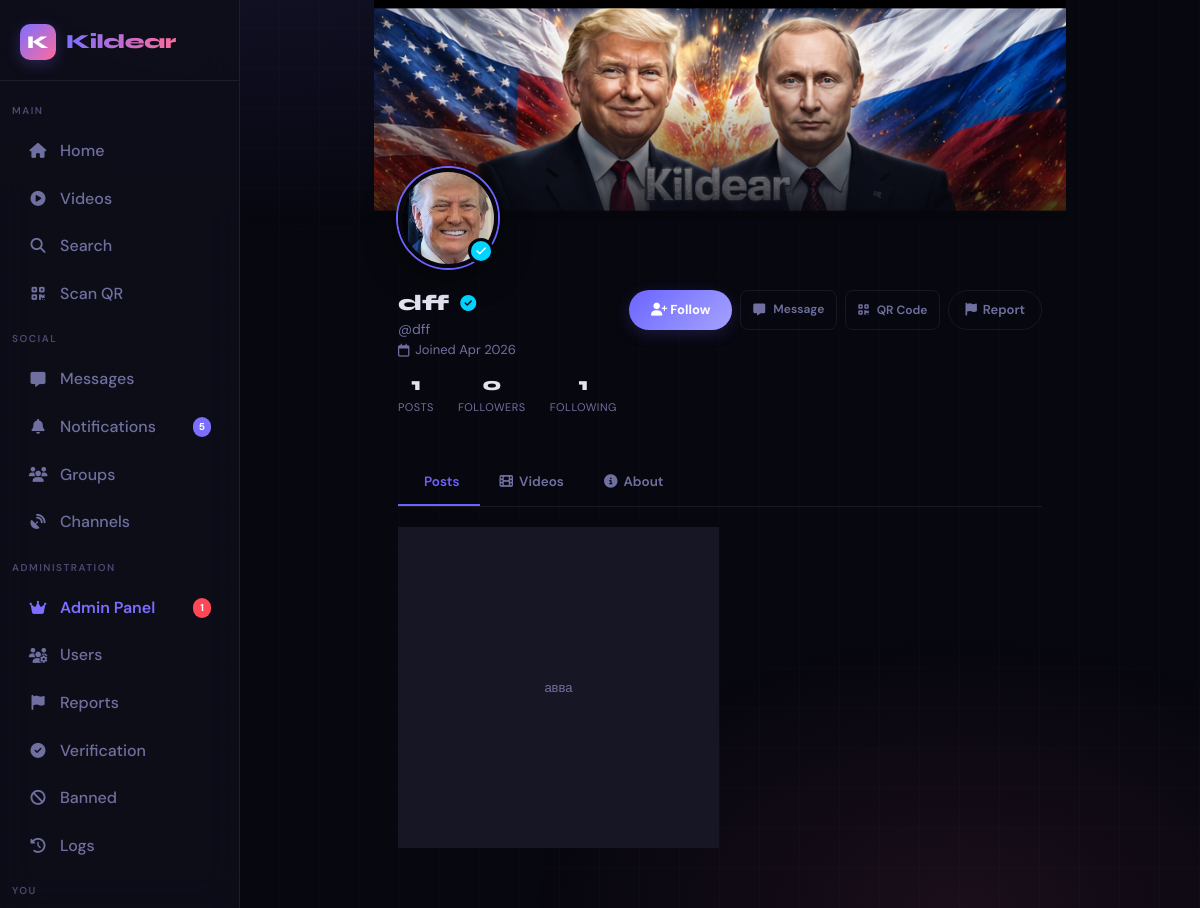
Page /u/dff (signed in) on the committed database.
### app.py (models this page shows, shortened)
class User(UserMixin, db.Model):
    id = db.Column(db.Integer, primary_key=True)
    username = db.Column(db.String(40), unique=True, nullable=False)
    email = db.Column(db.String(120), unique=True, nullable=False)
    password_hash = db.Column(db.String(256), nullable=False)
    display_name = db.Column(db.String(60), default="")
    bio = db.Column(db.String(500), default="")
    preset_avatar = db.Column(db.Integer, default=1)
    preset_cover = db.Column(db.Integer, nullable=True)
    website = db.Column(db.String(200), default="")
    location = db.Column(db.String(100), default="")
    accent_color = db.Column(db.String(7), default="#6c63ff")
    is_private = db.Column(db.Boolean, default=False)
    is_verified = db.Column(db.Boolean, default=False)
    is_banned = db.Column(db.Boolean, default=False)
    is_admin = db.Column(db.Boolean, default=False)
    is_online = db.Column(db.Boolean, default=False)
    last_seen = db.Column(db.DateTime, default=datetime.utcnow)
    created_at = db.Column(db.DateTime, default=datetime.utcnow)
    two_factor_enabled = db.Column(db.Boolean, default=False)
    two_factor_secret = db.Column(db.String(32), nullable=True)
    following = db.relationship(
        "User", secondary=follows,
        primaryjoin=follows.c.follower_id == id,
        secondaryjoin=follows.c.followed_id == id,
        backref=db.backref("followers", lazy="dynamic"),
        lazy="dynamic"
    )
    blocked_users = db.relationship(
        "User", secondary=blocks,
        primaryjoin=blocks.c.blocker_id == id,
        secondaryjoin=blocks.c.blocked_id == id,
        backref=db.backref("blocked_by", lazy="dynamic"),
        lazy="dynamic"
    )
    posts = db.relationship("Post", backref="author", lazy="dynamic", foreign_keys="Post.user_id")
    sent_msgs = db.relationship("Message", backref="sender", lazy="dynamic", foreign_keys="Message.sender_id")
    recv_msgs = db.relationship("Message", backref="receiver", lazy="dynamic", foreign_keys="Message.receiver_id")
    notifications = db.relationship("Notification", backref="recipient", lazy="dynamic",
                                    foreign_keys="Notification.user_id")
    comments = db.relationship("Comment", backref="author", lazy="dynamic")
    owned_groups = db.relationship("Group", backref="owner", lazy="dynamic")
    owned_channels = db.relationship("Channel", backref="owner", lazy="dynamic")
    login_history = db.relationship("LoginHistory", backref="user", lazy="dynamic")
    @property
    def avatar_url(self):
        if self.preset_avatar and self.preset_avatar in PRESET_AVATARS:
            return PRESET_AVATARS[self.preset_avatar]
        return PRESET_AVATARS[1]
    @property
    def cover_url(self):
        if self.preset_cover and self.preset_cover in PRESET_COVERS:
            return PRESET_COVERS[self.preset_cover]
        return None
    def is_following(self, user):
        return self.following.filter(follows.c.followed_id == user.id).count() > 0
    def is_blocked(self, user):
        return self.blocked_users.filter(blocks.c.blocked_id == user.id).count() > 0
    @property
    def follower_count(self):
        return self.followers.count()
    @property
    def following_count(self):
        return self.following.count()
    @property
    def post_count(self):
        return self.posts.count()

class Post(db.Model):
    id = db.Column(db.Integer, primary_key=True)
    user_id = db.Column(db.Integer, db.ForeignKey("user.id"), nullable=False)
    content = db.Column(db.Text, default="")
    media_url = db.Column(db.String(300), default="")
    media_type = db.Column(db.String(20), default="text")
    thumbnail = db.Column(db.String(300), default="")
    created_at = db.Column(db.DateTime, default=datetime.utcnow)
    views = db.Column(db.Integer, default=0)
    liked_by = db.relationship("User", secondary=post_likes, backref="liked_posts", lazy="dynamic")
    comments = db.relationship("Comment", backref="post", lazy="dynamic", cascade="all,delete")
    @property
    def like_count(self):
        return self.liked_by.count()
    @property
    def comment_count(self):
        return self.comments.count()

### app.py (the view)
@app.route("/u/<username>")
@login_required
def profile(username):
    user = User.query.filter(func.lower(User.username) == username.lower()).first_or_404()
    is_blocked = current_user.is_blocked(user) if user.id != current_user.id else False
    page = request.args.get("page", 1, type=int)
    tab = request.args.get("tab", "posts")
    if is_blocked:
        posts = []
        videos = []
    else:
        posts = (user.posts.order_by(Post.created_at.desc())
                 .paginate(page=page, per_page=12, error_out=False))
        videos = (user.posts.filter_by(media_type="video")
                  .order_by(Post.created_at.desc()).limit(12).all())
    is_own = user.id == current_user.id
    is_following = current_user.is_following(user) if not is_own else False
    return render_template("profile.html", user=user, posts=posts,
                           videos=videos, is_own=is_own,
                           is_following=is_following, is_blocked=is_blocked,
                           tab=tab)

### app.py (called while the page is built)
def get_client_ip():
    if request.headers.get('X-Forwarded-For'):
        return request.headers.get('X-Forwarded-For').split(',')[0].strip()
    return request.remote_addr or '0.0.0.0'

@app.before_request
def ddos_shield():
    ip = get_client_ip()
    if ip in _blocked_ips:
        abort(429)
    now = time.time()
    window = [t for t in _req_log[ip] if now - t < 10]
    window.append(now)
    _req_log[ip] = window
    if len(window) > 200:
        _blocked_ips.add(ip)
        app.logger.warning(f"[DDoS] Blocked IP: {ip}")
        abort(429)
    if request.content_length and request.content_length > app.config["MAX_CONTENT_LENGTH"]:
        abort(413)

@login_mgr.user_loader
def load_user(user_id):
    return db.session.get(User, int(user_id))

### templates/profile.html (shortened to what this page needs)
{% extends "base.html" %}
{% block content %}
<div class="profile-page">
  <div class="cover-wrap">
  </div>
  <div class="profile-header">
    <div class="avatar-wrap">
      <img src="{{ user.avatar_url }}" class="profile-avatar" alt="{{ user.username }}"/>
      {% if user.is_verified %}<div class="verified-badge"><i class="fa-solid fa-check"></i></div>{% endif %}
    </div>
    <div class="profile-meta">
      <div class="profile-info">
        <div class="display-name">
          {{ user.display_name or user.username }}
          {% if user.is_verified %}<i class="fa-solid fa-circle-check verified-icon" style="font-size:16px;color:var(--accent)"></i>{% endif %}
        </div>
        <div class="username-handle">@{{ user.username }}</div>
        <div class="profile-detail-row">
          <span><i class="fa-regular fa-calendar"></i> Joined {{ user.created_at.strftime('%b %Y') }}</span>
        </div>
        <div class="profile-stats">
          <div class="stat-item">
            <span class="stat-value">{{ user.post_count }}</span>
            <span class="stat-label">Posts</span>
          </div>
          <div class="stat-item" onclick="showFollowers()">
            <span class="stat-value">{{ user.follower_count }}</span>
            <span class="stat-label">Followers</span>
          </div>
          <div class="stat-item" onclick="showFollowing()">
            <span class="stat-value">{{ user.following_count }}</span>
            <span class="stat-label">Following</span>
          </div>
        </div>
      </div>
      <div class="profile-actions">
        {% if is_own %}
          <a href="{{ url_for('edit_profile') }}" class="btn btn-outline">
            <i class="fa-solid fa-pen"></i> Edit Profile
          </a>
          <button class="btn btn-outline" onclick="showMyQRCode()">
            <i class="fa-solid fa-qrcode"></i> My QR Code
          </button>
        {% else %}
          <div style="display: flex; gap: 8px; flex-wrap: wrap;">
            <button class="btn-follow {% if is_following %}unfollow-state{% else %}follow-state{% endif %}"
                    id="followBtn"
                    onclick="toggleFollow('{{ user.username }}')">
              {% if is_following %}
                <i class="fa-solid fa-user-minus"></i> Unfollow
              {% else %}
                <i class="fa-solid fa-user-plus"></i> Follow
              {% endif %}
            </button>
            <a href="{{ url_for('chat', username=user.username) }}" class="btn btn-outline btn-sm">
              <i class="fa-solid fa-message"></i> Message
            </a>
            <button class="btn btn-outline btn-sm" onclick="showUserQRCode({{ user.id }}, '{{ user.username }}')">
              <i class="fa-solid fa-qrcode"></i> QR Code
            </button>
            <a href="{{ url_for('report_user', user_id=user.id) }}" class="btn-report">
              <i class="fa-solid fa-flag"></i> Report
            </a>
          </div>
        {% endif %}
      </div>
    </div>
  </div>
  <div class="profile-tabs">
    <a href="?tab=posts"   class="tab-btn {% if tab=='posts'  %}active{% endif %}"> Posts</a>
    <a href="?tab=videos"  class="tab-btn {% if tab=='videos' %}active{% endif %}"><i class="fa-solid fa-film"></i> Videos</a>
    <a href="?tab=about"   class="tab-btn {% if tab=='about'  %}active{% endif %}"><i class="fa-solid fa-circle-info"></i> About</a>
  </div>
  {% if tab == 'posts' or not tab %}
    {% if posts.items %}
    <div class="posts-grid">
      {% for post in posts.items %}
      <a href="{{ url_for('view_post', post_id=post.id) }}" class="grid-item">
        {% if post.media_type == 'image' %}
          <img src="{{ post.media_url }}" alt="Post" loading="lazy"/>
        {% elif post.media_type == 'video' %}
          <video src="{{ post.media_url }}" muted preload="none"></video>
          <div class="video-badge"><i class="fa-solid fa-play"></i></div>
        {% else %}
          <div style="width:100%;height:100%;background:var(--surface2);display:flex;align-items:center;justify-content:center;padding:16px;font-size:13px;color:var(--text-muted);text-align:center;line-height:1.5;">
            {{ post.content[:80] }}{% if post.content|length > 80 %}…{% endif %}
          </div>
        {% endif %}
        <div class="grid-item-overlay">
        </div>
      </a>
      {% endfor %}
    </div>
    {% else %}
    <div class="empty-state">
      <div class="empty-icon">📷</div>
      <h3>No posts yet</h3>
      <p>{% if is_own %}Share your first post!{% else %}@{{ user.username }} hasn't posted yet.{% endif %}</p>
    </div>
    {% endif %}
  {% endif %}
</div>
{% endblock %}

### templates/base.html (style rules this page uses)
:root { --bg: #07070f; --surface: #0f0f1a; --surface2: #161624; --card: rgba(255,255,255,0.035); --card-hover: rgba(255,255,255,0.06); --border: rgba(255,255,255,0.07); --border-hover: rgba(255,255,255,0.14); --primary: #7c6fff; --primary-glow: rgba(124,111,255,0.25); --secondary: #ff6b9d; --accent: #00d4ff; --success: #22d3a0; --danger: #ff4757; --warning: #ffb347; --text: #e4e4f0; --text-muted: #7070a0; --text-dim: #4a4a70; --font-head: 'Syne', sans-serif; --font-body: 'DM Sans', sans-serif; --radius: 14px; --radius-sm: 8px; --radius-lg: 20px; --shadow: 0 8px 32px rgba(0,0,0,0.45); --shadow-glow: 0 0 40px rgba(124,111,255,0.15); --nav-w: 240px; --transition: 0.18s ease; }
*, *::before, *::after { box-sizing: border-box; margin: 0; padding: 0; }
html { scroll-behavior: smooth; }
body { font-family: var(--font-body); background: var(--bg); color: var(--text); min-height: 100vh; line-height: 1.6; -webkit-font-smoothing: antialiased; overflow-x: hidden; }
a { color: inherit; text-decoration: none; }
img { max-width: 100%; display: block; }
button, input, textarea, select { font-family: inherit; font-size: inherit; }
body::before { content: ''; position: fixed; inset: 0; background: radial-gradient(ellipse 80% 60% at 20% -10%, rgba(124,111,255,0.12) 0%, transparent 60%), radial-gradient(ellipse 60% 50% at 80% 100%, rgba(255,107,157,0.08) 0%, transparent 60%), repeating-linear-gradient( 0deg, transparent, transparent 39px, rgba(255,255,255,0.012) 39px, rgba(255,255,255,0.012) 40px ), repeating-linear-gradient( 90deg, transparent, transparent 39px, rgba(255,255,255,0.012) 39px, rgba(255,255,255,0.012) 40px ); pointer-events: none; z-index: 0; }
.btn { display: inline-flex; align-items: center; justify-content: center; gap: 8px; padding: 9px 18px; border-radius: var(--radius-sm); font-weight: 600; font-size: 13.5px; cursor: pointer; transition: all var(--transition); border: none; white-space: nowrap; }
.btn-outline { background: transparent; border: 1px solid var(--border); color: var(--text-muted); }
.btn-sm { padding: 6px 12px; font-size: 12px; }
.verified-icon { color: var(--accent); font-size: 12px; margin-left: 3px; }

### rows in the picture
User: display_name "dff", username "dff", created_at "Apr 2026"
Post: content "авва"

### other values in the picture
{{ notif_count }} "5"
{{ pending_reports }} "1"
{{ user.post_count }} "1"
{{ user.follower_count }} "0"
{{ user.following_count }} "1"
